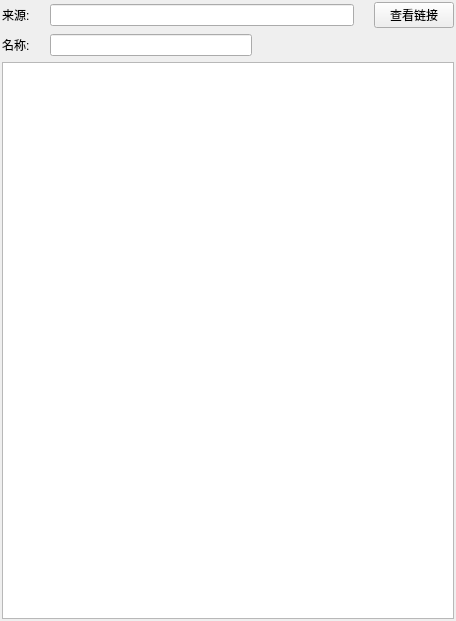
<?xml version="1.0" encoding="UTF-8"?>
<ui version="4.0">
 <class>DataOutSet</class>
 <widget class="QWidget" name="DataOutSet">
  <property name="geometry">
   <rect>
    <x>0</x>
    <y>0</y>
    <width>456</width>
    <height>621</height>
   </rect>
  </property>
  <property name="windowTitle">
   <string>Form</string>
  </property>
  <layout class="QVBoxLayout" name="verticalLayout">
   <property name="leftMargin">
    <number>2</number>
   </property>
   <property name="topMargin">
    <number>2</number>
   </property>
   <property name="rightMargin">
    <number>2</number>
   </property>
   <property name="bottomMargin">
    <number>2</number>
   </property>
   <item>
    <layout class="QHBoxLayout" name="horizontalLayout_2">
     <property name="spacing">
      <number>20</number>
     </property>
     <item>
      <widget class="QLabel" name="label_2">
       <property name="text">
        <string>来源:</string>
       </property>
      </widget>
     </item>
     <item>
      <widget class="QLineEdit" name="lineEdit_2"/>
     </item>
     <item>
      <widget class="QPushButton" name="fromGet">
       <property name="text">
        <string>查看链接</string>
       </property>
      </widget>
     </item>
    </layout>
   </item>
   <item>
    <layout class="QHBoxLayout" name="horizontalLayout">
     <property name="spacing">
      <number>20</number>
     </property>
     <item>
      <widget class="QLabel" name="label">
       <property name="text">
        <string>名称:</string>
       </property>
      </widget>
     </item>
     <item>
      <widget class="QLineEdit" name="lineEdit"/>
     </item>
     <item>
      <spacer name="horizontalSpacer">
       <property name="orientation">
        <enum>Qt::Horizontal</enum>
       </property>
       <property name="sizeHint" stdset="0">
        <size>
         <width>40</width>
         <height>20</height>
        </size>
       </property>
      </spacer>
     </item>
    </layout>
   </item>
   <item>
    <widget class="QTableWidget" name="tableWidget"/>
   </item>
  </layout>
 </widget>
 <resources/>
 <connections/>
</ui>
